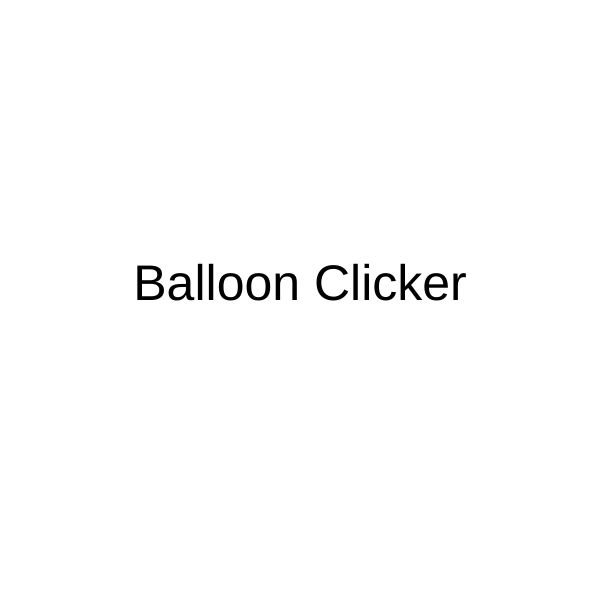
Frame 1 (no input)
Frame 60 (no input): identical to frame 1, image omitted
Frame 120 (the mouse pressed at the canvas centre since frame 60): identical to frame 1, image omitted

The p5.js sketch that drew this single still picture (run headless with seeded random() and noise() and a simulated clock; from frame 60 on, the mouse is pressed at the canvas centre):

// p5.js sketch
// ── sketch.js
// Circle Hunt
// Click balloons to destroy them before time runs out.
// Get a High Score.

let canvasSize = 600;
let currentScene = 1;
let gameTimer = 0;
let ellipseCount = 0; // number of ellipses clicked

let ellipseX;
let ellipseY;
let ellipseSize; 

function setup() {
  createCanvas(canvasSize, canvasSize); 
}

//state change?
function draw() {

   background(0);
   
   
   if (currentScene == 1) 
   {
     print(currentScene);
     scene1();
   } 
   else if (currentScene == 2)
   {
     scene2();
   } 
   else if (currentScene == 3) 
   {
     scene3();
   }
   
   //print(currentScene);

}

//level logic
function scene1() {
  ellipseCount = 0;
  background("WHITE");
  textAlign(CENTER);
  textSize(50);
  text("Balloon Clicker", 300, 300);
}

function scene2() {
  background("BLACK");
  
  ellipse(ellipseX, ellipseY, ellipseSize, ellipseSize);

  let currentTime = millis();
  if (currentTime > gameTimer + 10000) {
    currentScene = 3;
  }
  //check for the time the game started, if current time is x seconds past that, end the game
  
}

function scene3 () {
  background("WHITE");
  textAlign(CENTER);
  textSize(50);
  fill('GREEN');
  text("It's Over!", 300, 300);
  text("You popped" +  ellipseCount  + "balloons!", 300, 450);
}

//starts the thing
function keyPressed() {
  if (key == 'a') {
    currentScene = 2;
    gameTimer = millis();
    ellipseX = random(10,590);
    ellipseY = random(10,590);
    ellipseSize = random(50,250);
  }

  if (key == 'b' && currentScene == 3) {
    currentScene = 1;
  }
}

//destroys 1 balloon
function mousePressed() {

  if (dist(mouseX, mouseY, ellipseX, ellipseY) <= ellipseSize * 0.5 && currentScene == 2) {

    ellipseCount = ellipseCount + 1;
    fill(random(0,255),random(0,255),random(0,255));
    ellipseX = random(10,590);
    ellipseY = random(10,590);
    ellipseSize = random(50,250);

  }
}
